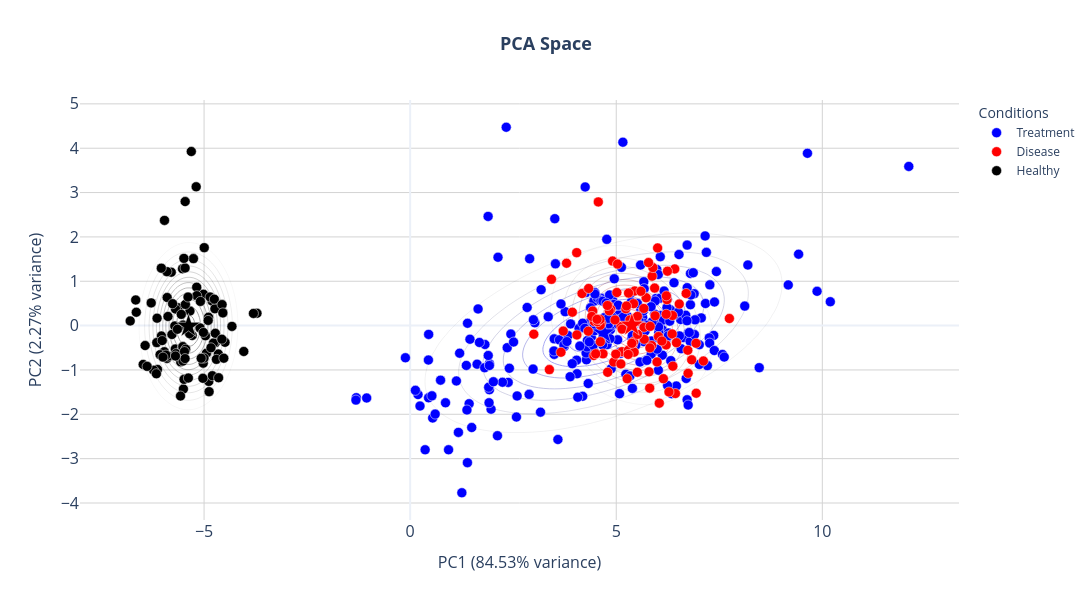
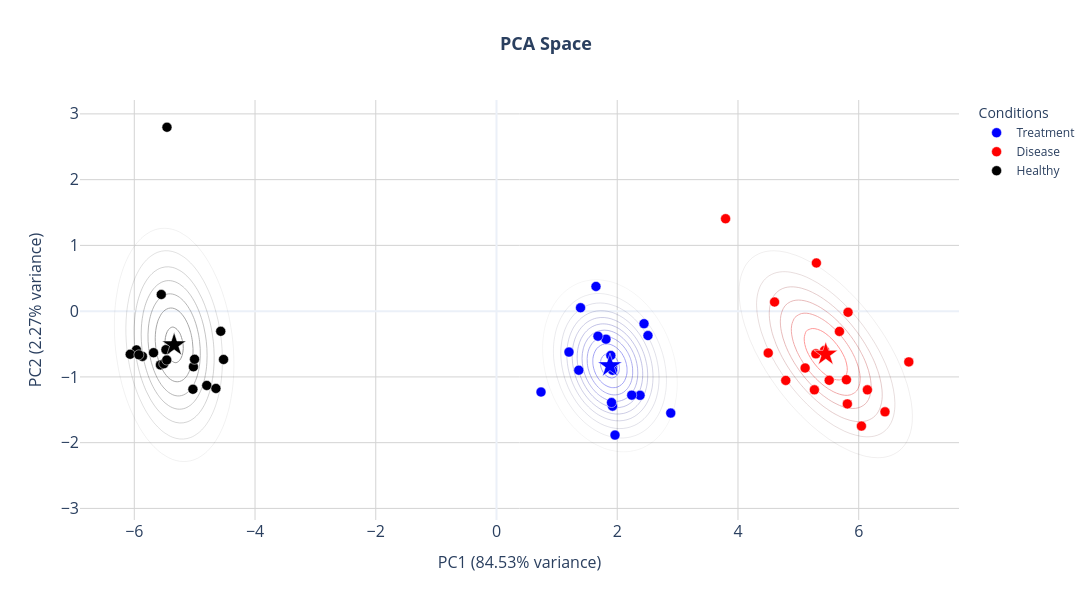

Here is the notebook cell these charts were saved with, in order:
### Code cell
print("=" * 60)
print("6. VISUALIZE PC1 AND PC2")
print("=" * 60)

df_pca_all = pd.read_csv(OUTPUT_DIR / "02_pca_profiles.csv")

with open(OUTPUT_DIR / "02_plate_selected_features.json") as f:
    plate_features = json.load(f)

with open(OUTPUT_DIR / "02_pca_models.pkl", "rb") as f:
    pca_models = pickle.load(f)

# Plot all plates (healthy and disease groups should tightly cluster, otherwise batch effects)
df_plot = df_pca_all
model = list(pca_models.values())[0]  # all plates share the same model
plate_id = "all plates"

print(f"\nPlate      : {plate_id}")
print(f"Wells      : {len(df_plot)}")
print(f"Conditions : {df_plot['condition'].value_counts().to_dict()}")
print(f"Features   : {len(plate_features[list(plate_features.keys())[0]])} retained after Cohen's d")

plot_pca(df_plot, model)

# Plot particular plate
plate_id = df_pca_all["plate"].unique()[11]  # change index to inspect different plates
df_plot = df_pca_all[df_pca_all["plate"] == plate_id]
model = pca_models[plate_id]

print(f"\nPlate      : {plate_id}")
print(f"Wells      : {len(df_plot)}")
print(f"Conditions : {df_plot['condition'].value_counts().to_dict()}")
print(f"Features   : {len(plate_features[list(plate_features.keys())[0]])} retained after Cohen's d")

plot_pca(df_plot, model)

### Figure 1 — Plotly figure (JSON) as saved in the notebook; plotly's stock layout.template omitted (floating-point values rounded to 4 significant figures; data arrays with more than 128 entries replaced by an {"elided": "..."} marker saying what was removed)
{"data": [{"colorscale": [[0, "rgba(0,0,0,0)"], [1, "blue"]], "contours": {"coloring": "lines"}, "hoverinfo": "skip", "line": {"width": 1}, "opacity": 0.4, "showscale": false, "type": "contour", "x": [-1.762, -1.499, -1.235, -0.9718, -0.7084, -0.445, -0.1816, 0.08184, 0.3453, 0.6087, 0.8721, 1.135, 1.399, 1.662, 1.926, 2.189, 2.453, 2.716, 2.979, 3.243, 3.506, 3.77, 4.033, 4.296, 4.56, 4.823, 5.087, 5.35, 5.613, 5.877, 6.14, 6.404, 6.667, 6.931, 7.194, 7.457, 7.721, 7.984, 8.248, 8.511, 8.774, 9.038, 9.301, 9.565, 9.828, 10.09, 10.35, 10.62, 10.88, 11.15], "y": [-3.516, -3.379, -3.242, -3.105, -2.968, -2.831, -2.694, -2.557, -2.421, -2.284, -2.147, -2.01, -1.873, -1.736, -1.599, -1.462, -1.326, -1.189, -1.052, -0.9149, -0.778, -0.6411, -0.5042, -0.3673, -0.2304, -0.09355, 0.04333, 0.1802, 0.3171, 0.454, 0.5909, 0.7278, 0.8646, 1.002, 1.138, 1.275, 1.412, 1.549, 1.686, 1.823, 1.96, 2.097, 2.234, 2.37, 2.507, 2.644, 2.781, 2.918, 3.055, 3.192], "z": {"elided": "50x50 float values"}}, {"customdata": {"elided": "267x2 mixed values"}, "hovertemplate": "<b>%{customdata[0]}</b><br>Dose: %{customdata[1]}<br>PC1: %{x:.2f}<br>PC2: %{y:.2f}<extra></extra>", "marker": {"color": "blue", "line": {"color": "white", "width": 0.5}, "size": 10}, "mode": "markers", "name": "Treatment", "type": "scatter", "x": {"elided": "267 float values"}, "y": {"elided": "267 float values"}}, {"hoverinfo": "skip", "marker": {"color": "blue", "line": {"color": "white", "width": 0.5}, "size": 18, "symbol": "star"}, "mode": "markers", "showlegend": false, "type": "scatter", "x": [4.692], "y": [-0.162]}, {"colorscale": [[0, "rgba(0,0,0,0)"], [1, "red"]], "contours": {"coloring": "lines"}, "hoverinfo": "skip", "line": {"width": 1}, "opacity": 0.4, "showscale": false, "type": "contour", "x": [2.68, 2.79, 2.9, 3.01, 3.121, 3.231, 3.341, 3.451, 3.561, 3.671, 3.781, 3.891, 4.002, 4.112, 4.222, 4.332, 4.442, 4.552, 4.662, 4.772, 4.883, 4.993, 5.103, 5.213, 5.323, 5.433, 5.543, 5.653, 5.764, 5.874, 5.984, 6.094, 6.204, 6.314, 6.424, 6.534, 6.645, 6.755, 6.865, 6.975, 7.085, 7.195, 7.305, 7.415, 7.526, 7.636, 7.746, 7.856, 7.966, 8.076], "y": [-2.445, -2.345, -2.245, -2.144, -2.044, -1.944, -1.844, -1.743, -1.643, -1.543, -1.442, -1.342, -1.242, -1.141, -1.041, -0.9407, -0.8404, -0.7401, -0.6398, -0.5394, -0.4391, -0.3388, -0.2385, -0.1382, -0.03788, 0.06243, 0.1627, 0.2631, 0.3634, 0.4637, 0.564, 0.6643, 0.7646, 0.8649, 0.9652, 1.066, 1.166, 1.266, 1.366, 1.467, 1.567, 1.667, 1.768, 1.868, 1.968, 2.069, 2.169, 2.269, 2.37, 2.47], "z": {"elided": "50x50 float values"}}, {"customdata": {"elided": "102x2 mixed values"}, "hovertemplate": "<b>%{customdata[0]}</b><br>Dose: %{customdata[1]}<br>PC1: %{x:.2f}<br>PC2: %{y:.2f}<extra></extra>", "marker": {"color": "red", "line": {"color": "white", "width": 0.5}, "size": 10}, "mode": "markers", "name": "Disease", "type": "scatter", "x": [4.466, 6.026, 5.234, 5.456, 4.43, 5.138, 6.365, 5.44, 4.634, 5.591, 4.612, 4.17, 6.529, 5.943, 4.815, 4.867, 4.83, 4.911, 4.322, 6.42, 5.398, 6.357, 5.333, 4.565, 4.939, 4.457, 5.488, 5.871, 5.031, 6.243, 3.378, 5.859, 5.42, 5.449, 6.004, 6.94, 7.115, 5.42, 5.99, 6.937, 4.041, 6.211, 6.231, 6.213, 6.216, 4.547, 4.33, 5.294, 4.787, 5.116, 5.249, 5.725, 6.696, 6.107, 3.714, 5.015, 5.931, 5.889, 5.783, 7.745, 5.599, 4.678, 4.407, 5.668, 5.674, 3.429, 4.606, 5.434, 4.501, 3.795, 5.823, 5.511, 5.299, 5.266, 5.291, 6.045, 5.681, 5.796, 6.144, 6.435, 6.83, 5.812, 5.112, 4.792, 6.373, 4.615, 3.0, 6.462, 5.514, 3.935, 5.142, 5.378, 5.817, 6.28, 4.045, 4.535, 6.736, 3.659, 6.744, 5.517, 4.97, 4.99], "y": [0.0955, -0.2473, 0.3807, 0.1414, 0.3291, -0.5877, 0.228, 0.1539, 0.05312, 0.77, 0.006876, 0.7227, 0.4871, 0.2206, 0.4456, 0.3655, 0.3326, 1.455, -0.1261, 1.278, -0.421, -0.1879, 0.1274, 2.789, -0.8218, -0.6755, 0.08867, 1.116, 1.387, 1.228, -0.9919, -0.4485, 0.495, 0.7802, 1.752, -1.525, -0.7978, -0.3628, -0.8193, -0.3986, 1.645, -0.4359, 0.5853, 0.2567, 0.6712, 0.08856, 0.8374, -0.5557, 0.4529, -0.01793, 0.4414, 0.6294, 0.7253, -0.3472, -0.124, 0.7458, 0.8461, 1.308, 1.421, 0.1601, 0.7739, -0.6366, 0.2071, 0.387, -0.03832, 1.043, 0.1389, -0.5988, -0.6363, 1.406, -0.01721, -1.052, 0.7329, -1.197, -0.6495, -1.748, -0.3085, -1.042, -1.197, -1.532, -0.7715, -1.41, -0.8645, -1.053, -0.914, -0.3631, -0.1929, -0.384, 0.2081, 0.3026, -0.07899, -0.3999, -0.5024, -1.496, -0.2105, 0.1417, -0.5556, -0.6006, -1.076, -0.1982, 0.128, -0.6436]}, {"hoverinfo": "skip", "marker": {"color": "red", "line": {"color": "white", "width": 0.5}, "size": 18, "symbol": "star"}, "mode": "markers", "showlegend": false, "type": "scatter", "x": [5.378], "y": [0.01228]}, {"colorscale": [[0, "rgba(0,0,0,0)"], [1, "black"]], "contours": {"coloring": "lines"}, "hoverinfo": "skip", "line": {"width": 1}, "opacity": 0.4, "showscale": false, "type": "contour", "x": [-7.219, -7.143, -7.068, -6.993, -6.918, -6.843, -6.768, -6.693, -6.618, -6.543, -6.467, -6.392, -6.317, -6.242, -6.167, -6.092, -6.017, -5.942, -5.866, -5.791, -5.716, -5.641, -5.566, -5.491, -5.416, -5.341, -5.265, -5.19, -5.115, -5.04, -4.965, -4.89, -4.815, -4.74, -4.664, -4.589, -4.514, -4.439, -4.364, -4.289, -4.214, -4.139, -4.064, -3.988, -3.913, -3.838, -3.763, -3.688, -3.613, -3.538], "y": [-2.906, -2.788, -2.67, -2.552, -2.434, -2.316, -2.198, -2.079, -1.961, -1.843, -1.725, -1.607, -1.489, -1.371, -1.253, -1.134, -1.016, -0.8982, -0.7801, -0.662, -0.5438, -0.4257, -0.3076, -0.1895, -0.07134, 0.04678, 0.1649, 0.283, 0.4011, 0.5193, 0.6374, 0.7555, 0.8736, 0.9918, 1.11, 1.228, 1.346, 1.464, 1.582, 1.7, 1.819, 1.937, 2.055, 2.173, 2.291, 2.409, 2.527, 2.645, 2.764, 2.882], "z": {"elided": "50x50 float values"}}, {"customdata": {"elided": "102x2 mixed values"}, "hovertemplate": "<b>%{customdata[0]}</b><br>Dose: %{customdata[1]}<br>PC1: %{x:.2f}<br>PC2: %{y:.2f}<extra></extra>", "marker": {"color": "black", "line": {"color": "white", "width": 0.5}, "size": 10}, "mode": "markers", "name": "Healthy", "type": "scatter", "x": [-5.502, -5.895, -6.13, -5.099, -4.996, -5.698, -4.654, -5.96, -4.892, -5.523, -5.631, -6.43, -4.492, -4.73, -5.796, -5.343, -5.875, -4.901, -4.324, -4.878, -5.289, -6.644, -5.902, -5.048, -5.901, -5.632, -5.511, -5.693, -3.716, -5.258, -5.486, -5.461, -4.806, -5.192, -5.515, -4.941, -4.886, -4.772, -5.012, -5.529, -5.179, -5.453, -4.968, -4.854, -5.177, -5.71, -4.615, -6.14, -5.514, -4.728, -6.283, -5.763, -4.737, -5.49, -5.089, -6.035, -4.752, -5.389, -3.802, -4.563, -5.572, -4.701, -5.447, -6.658, -6.037, -6.792, -5.02, -4.799, -4.522, -5.029, -5.567, -4.648, -5.002, -5.964, -4.568, -5.866, -5.553, -5.512, -5.681, -6.068, -5.475, -5.924, -5.459, -5.462, -5.381, -6.477, -6.225, -5.695, -6.157, -4.544, -5.348, -5.997, -6.382, -5.31, -6.147, -4.833, -5.78, -6.016, -5.07, -5.016, -5.647, -4.037], "y": [-1.43, 0.6333, -0.9888, -0.0518, 1.758, -0.5284, -0.6412, 2.372, 0.1894, 1.281, 0.4014, -0.4494, -0.3766, -0.3871, 1.204, 0.3289, 0.2059, 0.1173, -0.01762, -1.489, -0.2216, 0.3012, 1.217, 0.6959, -0.739, -0.05258, 0.0111, 0.3747, 0.2782, 1.511, -1.212, 1.299, 0.5556, 3.13, -0.5126, -0.6224, -1.258, -0.393, 0.7066, -0.4939, 0.8661, 0.4774, -0.2285, 0.644, 0.6751, -0.008831, 0.4443, 0.1677, -0.4731, -0.174, 0.5125, 0.4937, 0.3796, 1.516, 0.5454, -0.2351, 0.596, 0.6433, 0.2741, 0.4738, -1.588, -0.7612, -0.5308, 0.5774, 1.296, 0.1048, -0.846, -1.13, -0.7349, -1.188, -0.8172, -1.176, -0.7322, -0.5896, -0.3063, -0.6881, 0.2533, -0.7987, -0.6317, -0.6554, -0.5851, -0.664, 2.797, -0.7433, -1.183, -0.8753, -1.005, -0.6864, -1.085, 0.287, -0.1815, -0.7103, -0.9185, 3.926, -0.383, -0.5003, -0.2002, -0.3374, -0.736, -0.1545, -0.08316, -0.5832]}, {"hoverinfo": "skip", "marker": {"color": "black", "line": {"color": "white", "width": 0.5}, "size": 18, "symbol": "star"}, "mode": "markers", "showlegend": false, "type": "scatter", "x": [-5.378], "y": [-0.01228]}], "layout": {"height": 600, "legend": {"title": {"text": "Conditions"}}, "title": {"font": {"size": 18}, "text": "<b>PCA Space</b>", "x": 0.5, "xanchor": "center"}, "width": 1200, "xaxis": {"gridcolor": "lightgray", "showgrid": true, "tickfont": {"size": 16}, "title": {"font": {"size": 16}, "text": "PC1 (84.53% variance)"}}, "yaxis": {"gridcolor": "lightgray", "showgrid": true, "tickfont": {"size": 16}, "title": {"font": {"size": 16}, "text": "PC2 (2.27% variance)"}}}}

### Figure 2 — Plotly figure (JSON) as saved in the notebook; plotly's stock layout.template omitted (floating-point values rounded to 4 significant figures; data arrays with more than 128 entries replaced by an {"elided": "..."} marker saying what was removed)
{"data": [{"colorscale": [[0, "rgba(0,0,0,0)"], [1, "blue"]], "contours": {"coloring": "lines"}, "hoverinfo": "skip", "line": {"width": 1}, "opacity": 0.4, "showscale": false, "type": "contour", "x": [0.3376, 0.4006, 0.4635, 0.5264, 0.5893, 0.6522, 0.7152, 0.7781, 0.841, 0.9039, 0.9668, 1.03, 1.093, 1.156, 1.218, 1.281, 1.344, 1.407, 1.47, 1.533, 1.596, 1.659, 1.722, 1.785, 1.848, 1.911, 1.974, 2.036, 2.099, 2.162, 2.225, 2.288, 2.351, 2.414, 2.477, 2.54, 2.603, 2.666, 2.729, 2.791, 2.854, 2.917, 2.98, 3.043, 3.106, 3.169, 3.232, 3.295, 3.358, 3.421], "y": [-2.64, -2.566, -2.492, -2.418, -2.344, -2.27, -2.197, -2.123, -2.049, -1.975, -1.901, -1.827, -1.754, -1.68, -1.606, -1.532, -1.458, -1.384, -1.311, -1.237, -1.163, -1.089, -1.015, -0.9414, -0.8676, -0.7938, -0.7199, -0.6461, -0.5723, -0.4984, -0.4246, -0.3508, -0.2769, -0.2031, -0.1293, -0.05545, 0.01839, 0.09222, 0.1661, 0.2399, 0.3137, 0.3875, 0.4614, 0.5352, 0.609, 0.6829, 0.7567, 0.8305, 0.9044, 0.9782], "z": {"elided": "50x50 float values"}}, {"customdata": [["Forskolin", 16], ["Forskolin", 16], ["Forskolin", 16], ["Forskolin", 16], ["Forskolin", 16], ["Forskolin", 16], ["Forskolin", 16], ["Forskolin", 16], ["Forskolin", 16], ["Forskolin", 16], ["Forskolin", 16], ["Forskolin", 16], ["Forskolin", 16], ["Forskolin", 16], ["Forskolin", 16], ["Forskolin", 16], ["Forskolin", 16], ["Forskolin", 16]], "hovertemplate": "<b>%{customdata[0]}</b><br>Dose: %{customdata[1]}<br>PC1: %{x:.2f}<br>PC2: %{y:.2f}<extra></extra>", "marker": {"color": "blue", "line": {"color": "white", "width": 0.5}, "size": 10}, "mode": "markers", "name": "Treatment", "type": "scatter", "x": [1.923, 1.924, 1.814, 0.7373, 1.894, 1.648, 2.886, 2.444, 1.392, 2.378, 1.681, 1.963, 2.241, 1.923, 1.905, 1.201, 1.363, 2.509], "y": [-1.445, -0.8615, -0.4257, -1.23, -0.674, 0.3759, -1.55, -0.1908, 0.05237, -1.28, -0.3804, -1.885, -1.277, -0.8992, -1.39, -0.6225, -0.8981, -0.3712]}, {"hoverinfo": "skip", "marker": {"color": "blue", "line": {"color": "white", "width": 0.5}, "size": 18, "symbol": "star"}, "mode": "markers", "showlegend": false, "type": "scatter", "x": [1.879], "y": [-0.8307]}, {"colorscale": [[0, "rgba(0,0,0,0)"], [1, "red"]], "contours": {"coloring": "lines"}, "hoverinfo": "skip", "line": {"width": 1}, "opacity": 0.4, "showscale": false, "type": "contour", "x": [3.254, 3.344, 3.434, 3.524, 3.613, 3.703, 3.793, 3.883, 3.973, 4.062, 4.152, 4.242, 4.332, 4.422, 4.511, 4.601, 4.691, 4.781, 4.87, 4.96, 5.05, 5.14, 5.23, 5.319, 5.409, 5.499, 5.589, 5.678, 5.768, 5.858, 5.948, 6.038, 6.127, 6.217, 6.307, 6.397, 6.487, 6.576, 6.666, 6.756, 6.846, 6.935, 7.025, 7.115, 7.205, 7.295, 7.384, 7.474, 7.564, 7.654], "y": [-3.066, -2.968, -2.87, -2.771, -2.673, -2.574, -2.476, -2.378, -2.279, -2.181, -2.082, -1.984, -1.886, -1.787, -1.689, -1.59, -1.492, -1.394, -1.295, -1.197, -1.098, -1.0, -0.9016, -0.8032, -0.7047, -0.6063, -0.5079, -0.4095, -0.3111, -0.2127, -0.1143, -0.01592, 0.08249, 0.1809, 0.2793, 0.3777, 0.4761, 0.5745, 0.6729, 0.7713, 0.8697, 0.9681, 1.067, 1.165, 1.263, 1.362, 1.46, 1.559, 1.657, 1.755], "z": {"elided": "50x50 float values"}}, {"customdata": [["NEG CTRL", 0], ["NEG CTRL", 0], ["NEG CTRL", 0], ["NEG CTRL", 0], ["NEG CTRL", 0], ["NEG CTRL", 0], ["NEG CTRL", 0], ["NEG CTRL", 0], ["NEG CTRL", 0], ["NEG CTRL", 0], ["NEG CTRL", 0], ["NEG CTRL", 0], ["NEG CTRL", 0], ["NEG CTRL", 0], ["NEG CTRL", 0], ["NEG CTRL", 0], ["NEG CTRL", 0], ["NEG CTRL", 0]], "hovertemplate": "<b>%{customdata[0]}</b><br>Dose: %{customdata[1]}<br>PC1: %{x:.2f}<br>PC2: %{y:.2f}<extra></extra>", "marker": {"color": "red", "line": {"color": "white", "width": 0.5}, "size": 10}, "mode": "markers", "name": "Disease", "type": "scatter", "x": [4.606, 5.434, 4.501, 3.795, 5.823, 5.511, 5.299, 5.266, 5.291, 6.045, 5.681, 5.796, 6.144, 6.435, 6.83, 5.812, 5.112, 4.792], "y": [0.1389, -0.5988, -0.6363, 1.406, -0.01721, -1.052, 0.7329, -1.197, -0.6495, -1.748, -0.3085, -1.042, -1.197, -1.532, -0.7715, -1.41, -0.8645, -1.053]}, {"hoverinfo": "skip", "marker": {"color": "red", "line": {"color": "white", "width": 0.5}, "size": 18, "symbol": "star"}, "mode": "markers", "showlegend": false, "type": "scatter", "x": [5.454], "y": [-0.6555]}, {"colorscale": [[0, "rgba(0,0,0,0)"], [1, "black"]], "contours": {"coloring": "lines"}, "hoverinfo": "skip", "line": {"width": 1}, "opacity": 0.4, "showscale": false, "type": "contour", "x": [-6.827, -6.766, -6.706, -6.645, -6.584, -6.523, -6.463, -6.402, -6.341, -6.281, -6.22, -6.159, -6.099, -6.038, -5.977, -5.916, -5.856, -5.795, -5.734, -5.674, -5.613, -5.552, -5.492, -5.431, -5.37, -5.31, -5.249, -5.188, -5.127, -5.067, -5.006, -4.945, -4.885, -4.824, -4.763, -4.703, -4.642, -4.581, -4.52, -4.46, -4.399, -4.338, -4.278, -4.217, -4.156, -4.096, -4.035, -3.974, -3.914, -3.853], "y": [-3.176, -3.067, -2.959, -2.85, -2.741, -2.633, -2.524, -2.415, -2.307, -2.198, -2.089, -1.98, -1.872, -1.763, -1.654, -1.546, -1.437, -1.328, -1.22, -1.111, -1.002, -0.8935, -0.7849, -0.6762, -0.5675, -0.4588, -0.3501, -0.2414, -0.1327, -0.024, 0.0847, 0.1934, 0.3021, 0.4108, 0.5195, 0.6282, 0.7369, 0.8456, 0.9543, 1.063, 1.172, 1.28, 1.389, 1.498, 1.606, 1.715, 1.824, 1.933, 2.041, 2.15], "z": {"elided": "50x50 float values"}}, {"customdata": [["NEG CTRL", 0], ["NEG CTRL", 0], ["NEG CTRL", 0], ["NEG CTRL", 0], ["NEG CTRL", 0], ["NEG CTRL", 0], ["NEG CTRL", 0], ["NEG CTRL", 0], ["NEG CTRL", 0], ["NEG CTRL", 0], ["NEG CTRL", 0], ["NEG CTRL", 0], ["NEG CTRL", 0], ["NEG CTRL", 0], ["NEG CTRL", 0], ["NEG CTRL", 0], ["NEG CTRL", 0], ["NEG CTRL", 0]], "hovertemplate": "<b>%{customdata[0]}</b><br>Dose: %{customdata[1]}<br>PC1: %{x:.2f}<br>PC2: %{y:.2f}<extra></extra>", "marker": {"color": "black", "line": {"color": "white", "width": 0.5}, "size": 10}, "mode": "markers", "name": "Healthy", "type": "scatter", "x": [-5.02, -4.799, -4.522, -5.029, -5.567, -4.648, -5.002, -5.964, -4.568, -5.866, -5.553, -5.512, -5.681, -6.068, -5.475, -5.924, -5.459, -5.462], "y": [-0.846, -1.13, -0.7349, -1.188, -0.8172, -1.176, -0.7322, -0.5896, -0.3063, -0.6881, 0.2533, -0.7987, -0.6317, -0.6554, -0.5851, -0.664, 2.797, -0.7433]}, {"hoverinfo": "skip", "marker": {"color": "black", "line": {"color": "white", "width": 0.5}, "size": 18, "symbol": "star"}, "mode": "markers", "showlegend": false, "type": "scatter", "x": [-5.34], "y": [-0.5131]}], "layout": {"height": 600, "legend": {"title": {"text": "Conditions"}}, "title": {"font": {"size": 18}, "text": "<b>PCA Space</b>", "x": 0.5, "xanchor": "center"}, "width": 1200, "xaxis": {"gridcolor": "lightgray", "showgrid": true, "tickfont": {"size": 16}, "title": {"font": {"size": 16}, "text": "PC1 (84.53% variance)"}}, "yaxis": {"gridcolor": "lightgray", "showgrid": true, "tickfont": {"size": 16}, "title": {"font": {"size": 16}, "text": "PC2 (2.27% variance)"}}}}
